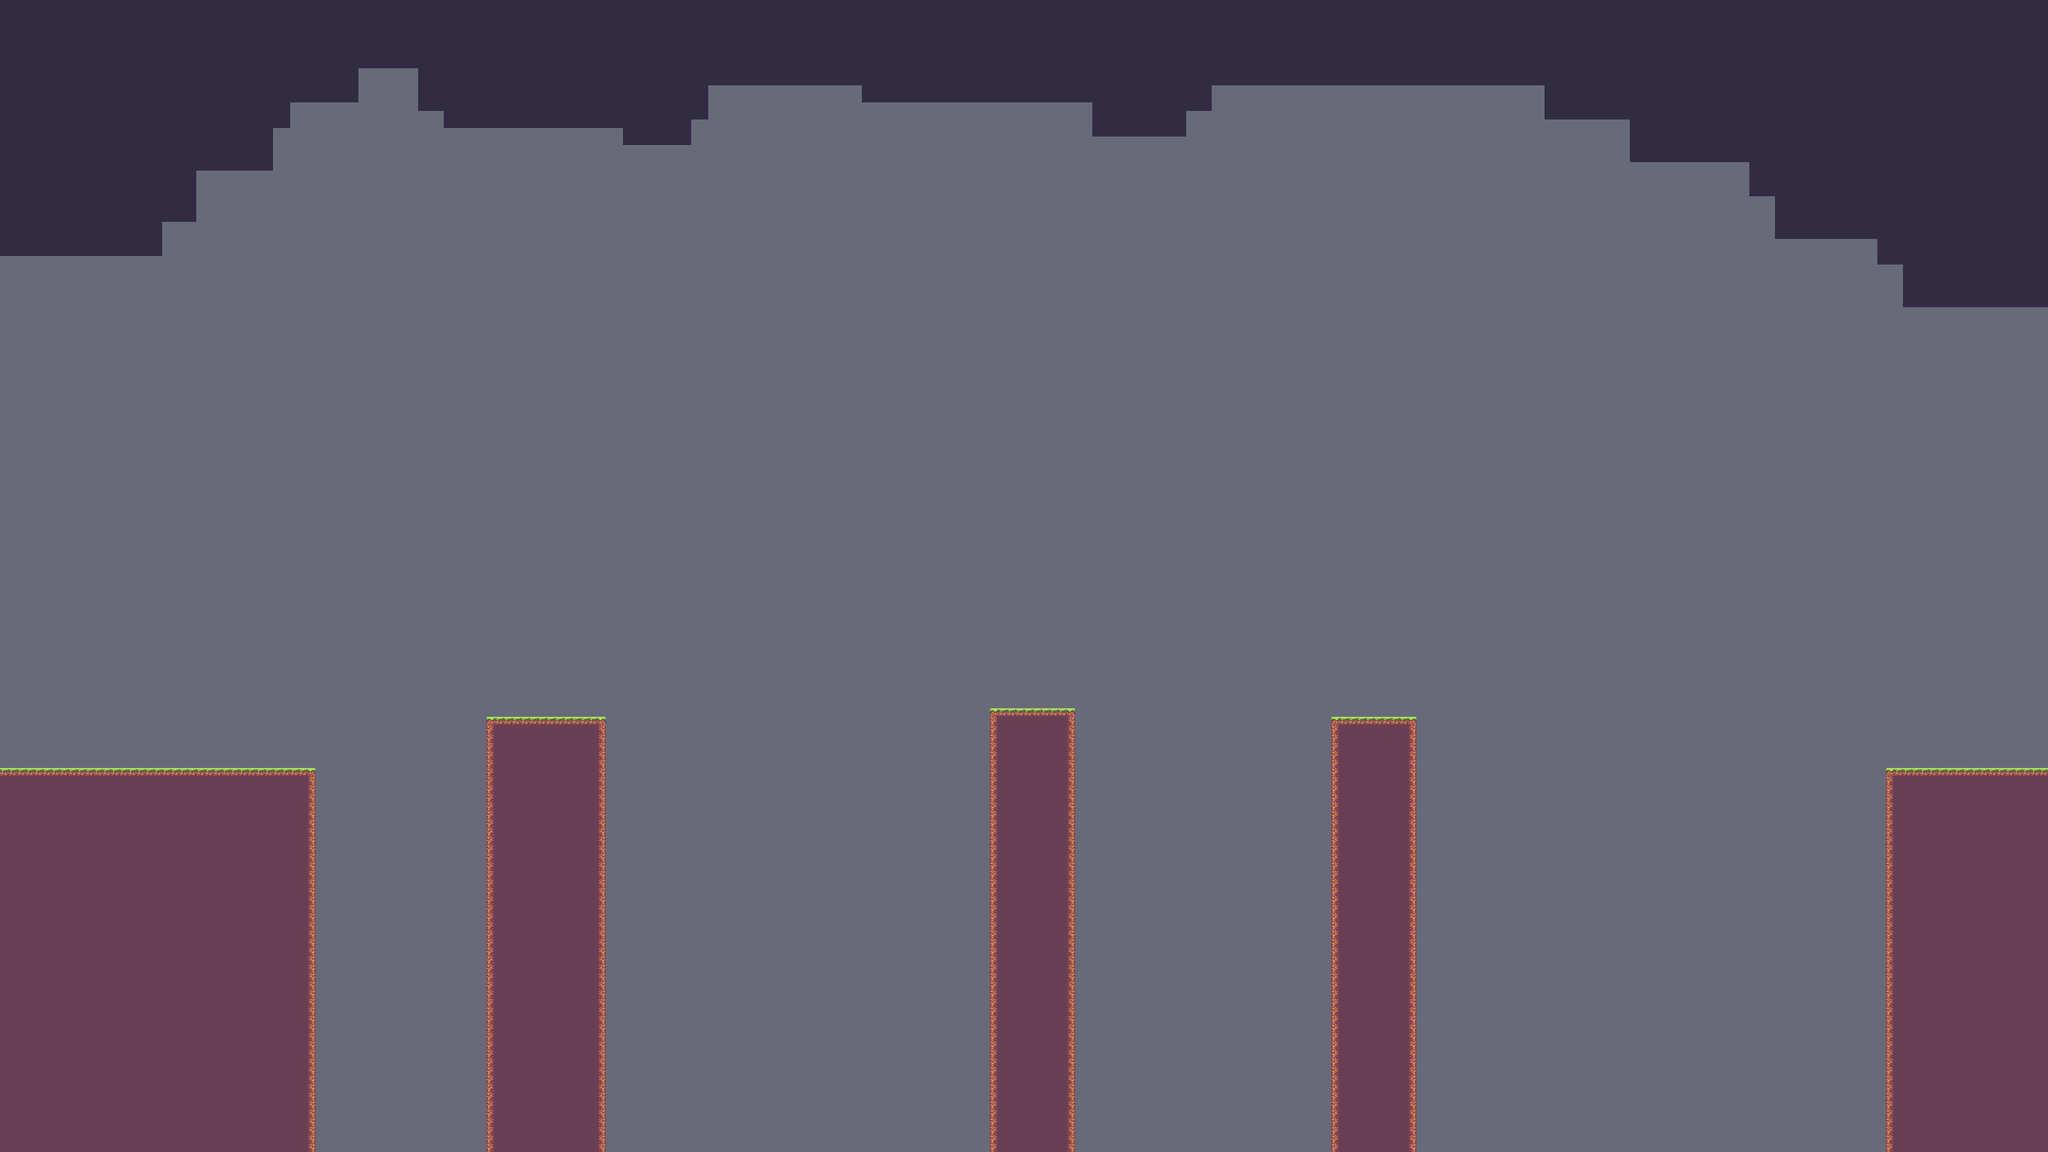

The image is a tile-based game level rendered from a .tmx file. Its description and source (layers, tilesets, objects; grid data summarised) follow:
An orthogonal 240x135 tile map with 16x16 px tiles, 2 tile layers (Floor_values, Floor), 2 tilesets.

<map version="1.4" tiledversion="1.4.2" orientation="orthogonal" renderorder="right-down" compressionlevel="0" width="240" height="135" tilewidth="16" tileheight="16" infinite="0" backgroundcolor="#696A79" nextlayerid="3" nextobjectid="1"><tileset firstgid="1" name="SunnyLand_by_Ansimuz_extended" tilewidth="16" tileheight="16" tilecount="483" columns="23" objectalignment="topleft" margin="0" spacing="0"><image source="..\..\Samples\LDtk to Unity\4.2.2\Sample\Samples\atlas\SunnyLand_by_Ansimuz-extended.png" width="368" height="336" /></tileset><tileset firstgid="484" name="Floor" tilewidth="16" tileheight="16" tilecount="6" columns="6" objectalignment="topleft"><image source="Floor.intgrid.png" width="96" height="16" /></tileset><layer id="1" name="Floor_values" width="240" height="135" opacity="1"><data>[32400 cells, 8443 non-empty, 2 distinct tile ids]</data></layer><layer id="2" name="Floor" width="240" height="135" opacity="1"><data>[32400 cells, 8443 non-empty, 7 distinct tile ids]</data></layer></map>
